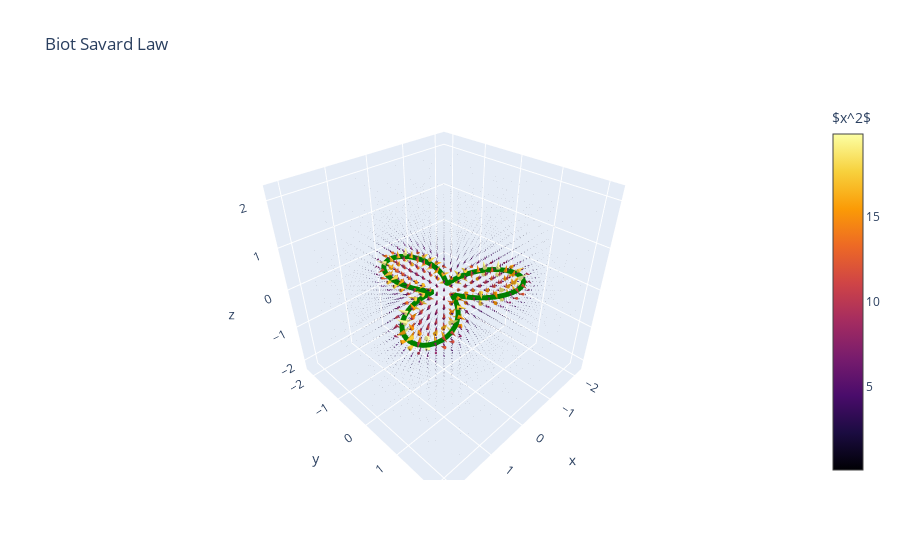

The notebook cell saved with this chart:
### Code cell
data = go.Cone(x=xv.ravel(), y=yv.ravel(), z=zv.ravel(),
               u=Bx.ravel(), v=By.ravel(), w=Bz.ravel(),
               colorscale='Inferno', colorbar=dict(title='$x^2$'),
               sizemode="absolute", sizeref=20)

layout = go.Layout(title=r'Biot Savard Law ',
                     scene=dict(xaxis_title=r'x',
                                yaxis_title=r'y',
                                zaxis_title=r'z',
                                aspectratio=dict(x=1, y=1, z=1),
                                camera_eye=dict(x=1.2, y=1.2, z=1.2)))

fig = go.Figure(data = data, layout=layout)
   
fig.add_scatter3d(x=lx, y=ly, z=lz, mode='lines',
                  line = dict(color='green', width=10))

### Figure 1 — Plotly figure (JSON) as saved in the notebook; plotly's stock layout.template omitted (floating-point values rounded to 4 significant figures; data arrays with more than 128 entries replaced by an {"elided": "..."} marker saying what was removed)
{"data": [{"colorbar": {"title": {"text": "$x^2$"}}, "colorscale": [[0, "#000004"], [0.1111, "#1b0c41"], [0.2222, "#4a0c6b"], [0.3333, "#781c6d"], [0.4444, "#a52c60"], [0.5556, "#cf4446"], [0.6667, "#ed6925"], [0.7778, "#fb9b06"], [0.8889, "#f7d13d"], [1, "#fcffa4"]], "sizemode": "absolute", "sizeref": 20, "type": "cone", "u": {"elided": "8000 float values"}, "v": {"elided": "8000 float values"}, "w": {"elided": "8000 float values"}, "x": {"elided": "8000 float values"}, "y": {"elided": "8000 float values"}, "z": {"elided": "8000 float values"}}, {"line": {"color": "green", "width": 10}, "mode": "lines", "type": "scatter3d", "x": [1, 1.14, 1.268, 1.38, 1.469, 1.53, 1.562, 1.561, 1.528, 1.466, 1.376, 1.264, 1.134, 0.9931, 0.8473, 0.7026, 0.5648, 0.4386, 0.3276, 0.2342, 0.1593, 0.1021, 0.06086, 0.03228, 0.01226, -0.00398, -0.02149, -0.04522, -0.07968, -0.1286, -0.1944, -0.2787, -0.381, -0.5, -0.6325, -0.7744, -0.9204, -1.065, -1.201, -1.322, -1.424, -1.501, -1.549, -1.565, -1.55, -1.503, -1.428, -1.327, -1.206, -1.071, -0.9282, -0.7851, -0.6481, -0.5232, -0.4156, -0.3293, -0.2668, -0.229, -0.2152, -0.2233, -0.2498, -0.29, -0.3384, -0.3893, -0.4368, -0.4753, -0.5, -0.5071, -0.494, -0.4597, -0.4044, -0.3299, -0.2394, -0.137, -0.02775, 0.08291, 0.1894, 0.2864, 0.3694, 0.4346, 0.4795, 0.5032, 0.5059, 0.4896, 0.4575, 0.4139, 0.3639, 0.3135, 0.2685, 0.2345, 0.2167, 0.2192, 0.2448, 0.295, 0.3696, 0.467, 0.5838, 0.7155, 0.8563, 1.0], "y": [0, 0.07243, 0.1619, 0.266, 0.3811, 0.5027, 0.6252, 0.7431, 0.8504, 0.942, 1.013, 1.06, 1.081, 1.075, 1.043, 0.9867, 0.9103, 0.8186, 0.7174, 0.6131, 0.5122, 0.421, 0.3452, 0.2895, 0.2573, 0.2508, 0.2703, 0.3145, 0.3808, 0.465, 0.5618, 0.6653, 0.7688, 0.866, 0.9507, 1.018, 1.062, 1.082, 1.074, 1.04, 0.9804, 0.8985, 0.7984, 0.6851, 0.5642, 0.4414, 0.3225, 0.2123, 0.1151, 0.03399, -0.02947, -0.07497, -0.1037, -0.1182, -0.122, -0.1199, -0.1168, -0.1181, -0.1289, -0.1538, -0.1964, -0.2594, -0.3438, -0.4493, -0.5739, -0.7144, -0.866, -1.023, -1.179, -1.328, -1.463, -1.577, -1.665, -1.723, -1.749, -1.74, -1.698, -1.624, -1.523, -1.398, -1.255, -1.102, -0.9443, -0.7891, -0.6425, -0.5094, -0.394, -0.2989, -0.2253, -0.1727, -0.1393, -0.122, -0.1165, -0.1181, -0.1214, -0.1212, -0.1125, -0.09131, -0.05442, -2.449e-16], "z": [0, 0, 0, 0, 0, 0, 0, 0, 0, 0, 0, 0, 0, 0, 0, 0, 0, 0, 0, 0, 0, 0, 0, 0, 0, 0, 0, 0, 0, 0, 0, 0, 0, 0, 0, 0, 0, 0, 0, 0, 0, 0, 0, 0, 0, 0, 0, 0, 0, 0, 0, 0, 0, 0, 0, 0, 0, 0, 0, 0, 0, 0, 0, 0, 0, 0, 0, 0, 0, 0, 0, 0, 0, 0, 0, 0, 0, 0, 0, 0, 0, 0, 0, 0, 0, 0, 0, 0, 0, 0, 0, 0, 0, 0, 0, 0, 0, 0, 0, 0]}], "layout": {"scene": {"aspectratio": {"x": 1, "y": 1, "z": 1}, "camera": {"eye": {"x": 1.2, "y": 1.2, "z": 1.2}}, "xaxis": {"title": {"text": "x"}}, "yaxis": {"title": {"text": "y"}}, "zaxis": {"title": {"text": "z"}}}, "title": {"text": "Biot Savard Law "}}}
